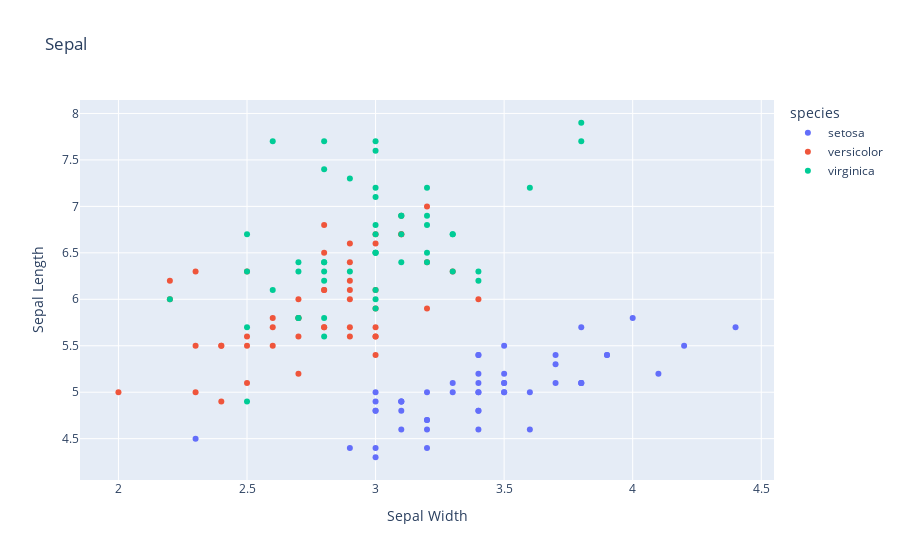

Write notebook code for a chart like this one.
### Code cell
df = px.data.iris()
fig = px.scatter(df, x='sepal_width', y='sepal_length', color='species', 
                 title='Sepal', labels={'sepal_width':'Sepal Width', 'sepal_length':'Sepal Length'})
#fig.update_layout(hovermode='x unified')
fig.show()

### Figure 1 — Plotly figure (JSON) as saved in the notebook; plotly's stock layout.template omitted (floating-point values rounded to 4 significant figures)
{"data": [{"hovertemplate": "species=setosa<br>Sepal Width=%{x}<br>Sepal Length=%{y}<extra></extra>", "legendgroup": "setosa", "marker": {"color": "#636efa", "symbol": "circle"}, "mode": "markers", "name": "setosa", "orientation": "v", "showlegend": true, "type": "scatter", "x": [3.5, 3, 3.2, 3.1, 3.6, 3.9, 3.4, 3.4, 2.9, 3.1, 3.7, 3.4, 3, 3, 4, 4.4, 3.9, 3.5, 3.8, 3.8, 3.4, 3.7, 3.6, 3.3, 3.4, 3, 3.4, 3.5, 3.4, 3.2, 3.1, 3.4, 4.1, 4.2, 3.1, 3.2, 3.5, 3.1, 3, 3.4, 3.5, 2.3, 3.2, 3.5, 3.8, 3, 3.8, 3.2, 3.7, 3.3], "xaxis": "x", "y": [5.1, 4.9, 4.7, 4.6, 5, 5.4, 4.6, 5, 4.4, 4.9, 5.4, 4.8, 4.8, 4.3, 5.8, 5.7, 5.4, 5.1, 5.7, 5.1, 5.4, 5.1, 4.6, 5.1, 4.8, 5, 5, 5.2, 5.2, 4.7, 4.8, 5.4, 5.2, 5.5, 4.9, 5, 5.5, 4.9, 4.4, 5.1, 5, 4.5, 4.4, 5, 5.1, 4.8, 5.1, 4.6, 5.3, 5], "yaxis": "y"}, {"hovertemplate": "species=versicolor<br>Sepal Width=%{x}<br>Sepal Length=%{y}<extra></extra>", "legendgroup": "versicolor", "marker": {"color": "#EF553B", "symbol": "circle"}, "mode": "markers", "name": "versicolor", "orientation": "v", "showlegend": true, "type": "scatter", "x": [3.2, 3.2, 3.1, 2.3, 2.8, 2.8, 3.3, 2.4, 2.9, 2.7, 2, 3, 2.2, 2.9, 2.9, 3.1, 3, 2.7, 2.2, 2.5, 3.2, 2.8, 2.5, 2.8, 2.9, 3, 2.8, 3, 2.9, 2.6, 2.4, 2.4, 2.7, 2.7, 3, 3.4, 3.1, 2.3, 3, 2.5, 2.6, 3, 2.6, 2.3, 2.7, 3, 2.9, 2.9, 2.5, 2.8], "xaxis": "x", "y": [7, 6.4, 6.9, 5.5, 6.5, 5.7, 6.3, 4.9, 6.6, 5.2, 5, 5.9, 6, 6.1, 5.6, 6.7, 5.6, 5.8, 6.2, 5.6, 5.9, 6.1, 6.3, 6.1, 6.4, 6.6, 6.8, 6.7, 6, 5.7, 5.5, 5.5, 5.8, 6, 5.4, 6, 6.7, 6.3, 5.6, 5.5, 5.5, 6.1, 5.8, 5, 5.6, 5.7, 5.7, 6.2, 5.1, 5.7], "yaxis": "y"}, {"hovertemplate": "species=virginica<br>Sepal Width=%{x}<br>Sepal Length=%{y}<extra></extra>", "legendgroup": "virginica", "marker": {"color": "#00cc96", "symbol": "circle"}, "mode": "markers", "name": "virginica", "orientation": "v", "showlegend": true, "type": "scatter", "x": [3.3, 2.7, 3, 2.9, 3, 3, 2.5, 2.9, 2.5, 3.6, 3.2, 2.7, 3, 2.5, 2.8, 3.2, 3, 3.8, 2.6, 2.2, 3.2, 2.8, 2.8, 2.7, 3.3, 3.2, 2.8, 3, 2.8, 3, 2.8, 3.8, 2.8, 2.8, 2.6, 3, 3.4, 3.1, 3, 3.1, 3.1, 3.1, 2.7, 3.2, 3.3, 3, 2.5, 3, 3.4, 3], "xaxis": "x", "y": [6.3, 5.8, 7.1, 6.3, 6.5, 7.6, 4.9, 7.3, 6.7, 7.2, 6.5, 6.4, 6.8, 5.7, 5.8, 6.4, 6.5, 7.7, 7.7, 6, 6.9, 5.6, 7.7, 6.3, 6.7, 7.2, 6.2, 6.1, 6.4, 7.2, 7.4, 7.9, 6.4, 6.3, 6.1, 7.7, 6.3, 6.4, 6, 6.9, 6.7, 6.9, 5.8, 6.8, 6.7, 6.7, 6.3, 6.5, 6.2, 5.9], "yaxis": "y"}], "layout": {"autosize": true, "legend": {"title": {"text": "species"}, "tracegroupgap": 0}, "title": {"text": "Sepal"}, "xaxis": {"anchor": "y", "autorange": true, "domain": [0, 1], "range": [1.852, 4.548], "title": {"text": "Sepal Width"}, "type": "linear"}, "yaxis": {"anchor": "x", "autorange": true, "domain": [0, 1], "range": [4.036, 8.164], "title": {"text": "Sepal Length"}, "type": "linear"}}}
